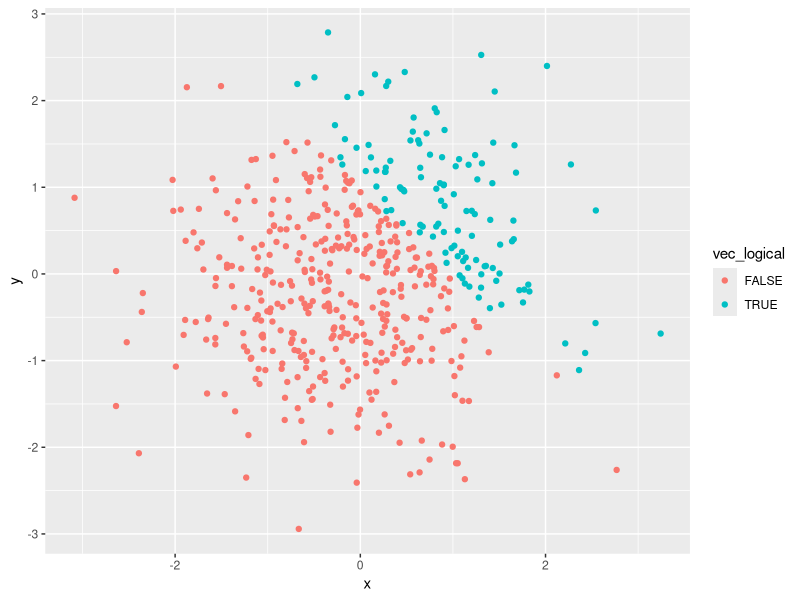
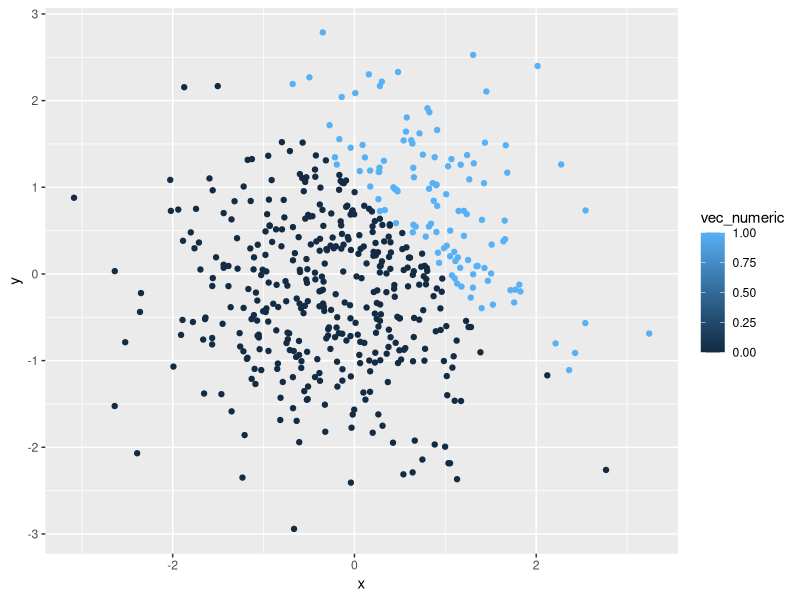
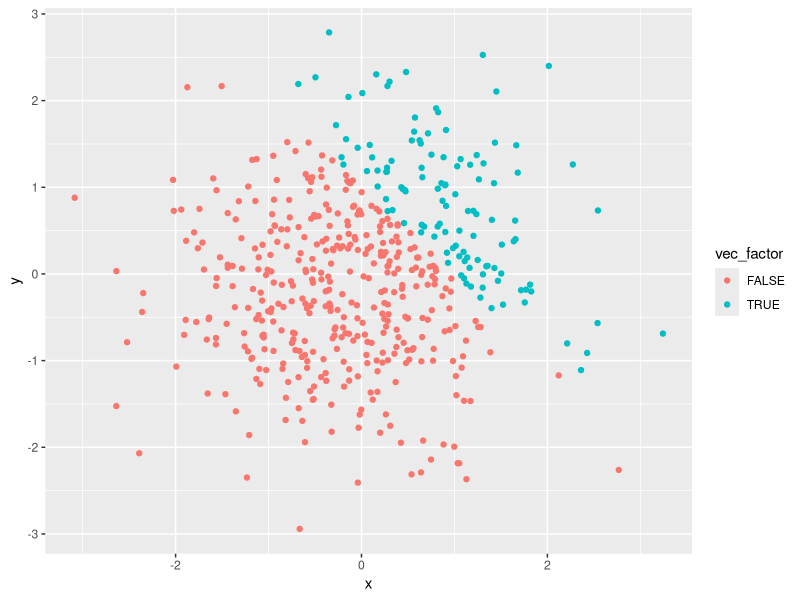

These charts were generated, in order, by the following R code:
## ---- chunk 1
library(tidyverse)
## ---- chunk 2

problem1_df = tibble(
  norm_samp = rnorm(8),
  norm_samp_pos = norm_samp > 0,
  vec_char = c("This", "is", "the", "first", "data", "science", "homework", "assignment"),
  vec_factor = factor(c("one", "two", "three", "one", "two", "three", "one", "two"))
)
## ---- chunk 3

  mean(pull(problem1_df, norm_samp))

  mean(pull(problem1_df, norm_samp_pos))

  mean(pull(problem1_df, vec_char))

  mean(pull(problem1_df, vec_factor))
  
## ---- chunk 4

  as.numeric(pull(problem1_df, norm_samp_pos)) 

  as.numeric(pull(problem1_df, vec_char))

  as.numeric(pull(problem1_df, vec_factor))

## ---- chunk 5

  log_num = 
  as.numeric(pull(problem1_df, norm_samp_pos))

  log_num*(pull(problem1_df, norm_samp))

  log_fac = 
    as.factor(
    pull(problem1_df, norm_samp_pos))
  
  log_fac*(pull(problem1_df,  norm_samp))
  
  log_fac_num =
    as.numeric(
      as.factor(
      pull(problem1_df, norm_samp_pos)))
  
  log_fac_num*(pull(problem1_df,  norm_samp))

## ---- chunk 6

problem2_df = tibble(
  x = rnorm(500),
  y = rnorm(500),
  vec_logical = x + y > 1,
  vec_numeric = as.numeric(vec_logical),
  vec_factor = as.factor(vec_logical)
)
## ---- chunk 7
ggplot(problem2_df, aes(x = x, y = y, color = vec_logical)) + geom_point()
## ---- chunk 8
ggplot(problem2_df, aes(x = x, y = y, color = vec_numeric )) + geom_point()
## ---- chunk 9
ggplot(problem2_df, aes(x = x, y = y, color = vec_factor )) + geom_point()
